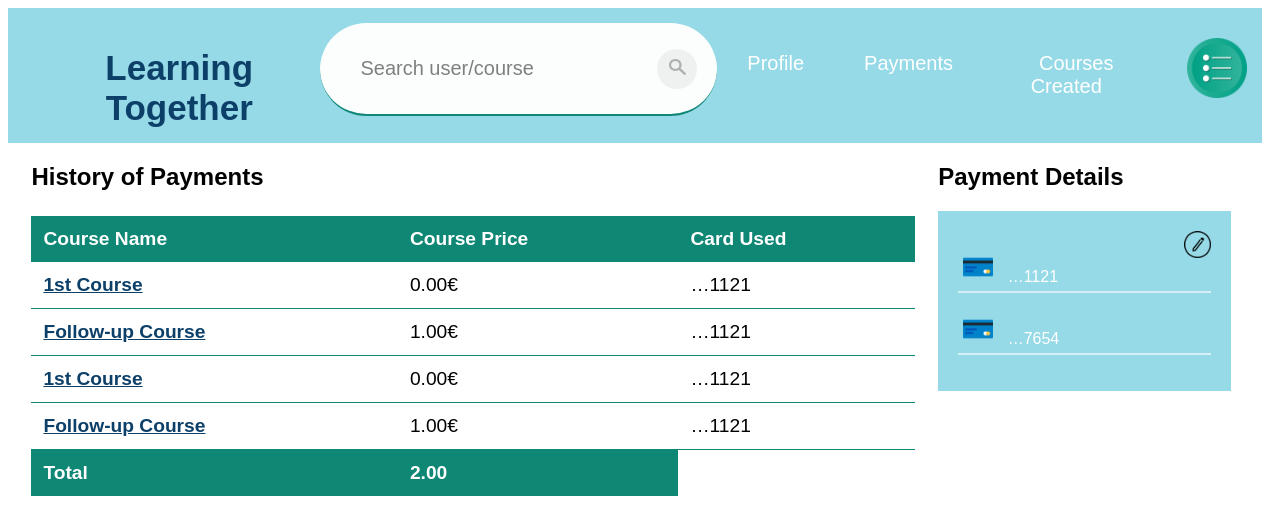
Page /payments (signed in) on the committed database.
### app/models.py (models this page shows, shortened)
class CoursesEnrolled(models.Model):
    privateId = models.ForeignKey(Private, on_delete=models.CASCADE)
    courseId = models.ForeignKey(Course, on_delete=models.CASCADE)
    paymentMethod = models.ForeignKey(PaymentDetails, on_delete=models.PROTECT, null=True)

class Course(models.Model):
    categoryId = models.ForeignKey(Category, on_delete=models.PROTECT)
    name = models.CharField(max_length=100)
    averageMasterTime = models.SmallIntegerField()
    price = models.DecimalField(max_digits=6, decimal_places=2)
    description = models.CharField(max_length=200, blank=True)
    link = models.CharField(max_length=200, default="")

class PaymentDetails(models.Model):
    privateId = models.ForeignKey(Private, on_delete=models.CASCADE, null=True, blank=True)
    cardNumber = models.CharField(max_length=16)
    expirationMonth = models.SmallIntegerField()
    expirationYear = models.SmallIntegerField()
    cvv = models.SmallIntegerField()

### app/views.py (the view)
# urls.py: path('payments',views.payments,name="payments"),
def payments(request):
    if request.user.is_authenticated:
        profile = models.Profile.objects.filter(userId__exact=request.user.id)
        private = models.Private.objects.filter(profileId__exact=profile[0].id)
        enrolledCourses = models.CoursesEnrolled.objects.filter(
            privateId__exact=private[0].id)
        paymentDetails = models.PaymentDetails.objects.filter(
            privateId__exact=private[0].id)
        total = 0
        for course in enrolledCourses:
            total += course.courseId.price
        return render(request, "app/payments.html", {'enrolledCourses': enrolledCourses, 'paymentDetails': paymentDetails,
                                                     'total': total, 'thisUser': True, 'userId': request.user.id, 'showOptions': True})
    return redirect('home')

### templates/app/payments.html (shortened to what this page needs)
{% extends 'app/base.html' %}
{% block content %}
{% load static %}
{% include 'app/navBar.html' with thisUser=thisUser userId=userId showOptions=showOptions %}
<div class="container">
    <div>
        <h2>History of Payments</h2>
        {% if not enrolledCourses %}
            <p>You need to apply in a course to have an history of payments!</p>
        {% else %}
        <table class="table">
            <thead>
                <tr>
                    <th>Course Name</th>
                    <th>Course Price</th>
                    <th>Card Used</th>
                </tr>
            </thead>
            {% for enrolledCourse in enrolledCourses %}
            <tbody>
                <tr>
                    <td><a class="pretty" href="../course/{{ enrolledCourse.courseId.id }}">{{ enrolledCourse.courseId.name }}</a></td>
                    <td>{{ enrolledCourse.courseId.price }}€</td>
                    {% if enrolledCourse.paymentMethod.cardNumber %}
                    <td>{{ enrolledCourse.paymentMethod.cardNumber|slice:'::-1'|truncatechars:5|slice:'::-1'}}</td>
                    {% else %}
                    <td>None</td>
                    {% endif %}
                </tr>
            </tbody>
            {% endfor %}
            <tfoot>
                <tr>
                    <td >Total</td>
                    <td>{{ total }}</td>
                </tr>
            </tfoot>
        </table>
        {% endif %}
    </div>
    <div>
        <h2>Payment Details</h2>
        <div class="payment-methods">
            <a href="../managePaymentDetails"><img class="edit" src="{% static 'images/' %}edit.png"></a>
            {% if not paymentDetails %}
                <p>No Payment Details</p>
            {% else %}
                {% for card in paymentDetails %}
                <div>
                    <p><img class="card" src="{% static 'images/' %}card.png"> {{ card.cardNumber|slice:'::-1'|truncatechars:5|slice:'::-1' }}</p>
                </div>
                {% endfor %}
            {% endif %}
        </div>
    </div>
</div>
{% endblock %}

### static/test.css (style rules this page uses)
body { background-color: rgb(255, 255, 255); font-family: sans-serif; }

### templates/app/payments.html (style rules this page uses)
.pretty { font-weight: bolder; color: rgb(13, 64, 105); }
.table { border-collapse: collapse; margin: 25px 0; font-size: 1.2em; min-width: 70vw; }
.table thead tr, .table tfoot tr { background-color: #0f8775; text-align: left; color: white; font-weight: bold; }
.table th, .table td { padding: 12px; }
.table tbody tr { border-bottom: 1px solid #0f8775; }
.container { display: flex; justify-content: space-evenly; align-items: flex-start; }
.payment-methods { padding: 20px; background-color: #96dae7; color:white; min-width: 20vw; }
p { border-bottom: 2px solid rgba(255, 255, 255, 0.6); padding: 5px; }
.card { width: 30px; margin-right: 10px; }
.edit { width:27px; float: right; }

### templates/app/searchBar.html (style rules this page uses)
img { width: 13px; }
::placeholder { color:rgba(0, 0, 0, 0.514); }

### rows in the picture
CoursesEnrolled: courseId.name "1st Course", courseId.price "0.00", paymentMethod.cardNumber "…1121"
CoursesEnrolled: courseId.name "Follow-up Course", courseId.price "1.00", paymentMethod.cardNumber "…1121"
CoursesEnrolled: courseId.name "1st Course", courseId.price "0.00", paymentMethod.cardNumber "…1121"
CoursesEnrolled: courseId.name "Follow-up Course", courseId.price "1.00", paymentMethod.cardNumber "…1121"
PaymentDetails: cardNumber "…1121"
PaymentDetails: cardNumber "…7654"

### other values in the picture
{{ total }} "2.00"
